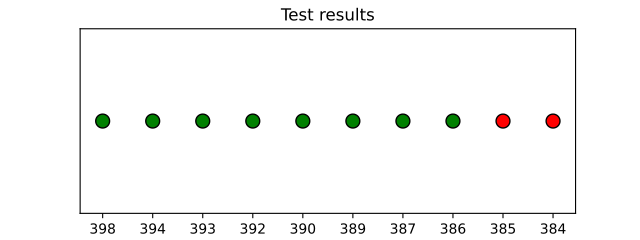

Python code for this plot:
import matplotlib.pyplot as plt

test_results = {398: 'PASSED', 394: 'PASSED', 393: 'PASSED', 392: 'PASSED', 390: 'PASSED', 389: 'PASSED', 387: 'PASSED', 386: 'PASSED', 385: 'FAILED', 384: 'FAILED'}

colors = {"FAILED": "red", "PASSED": "green", "SKIPPED": "yellow"}

plt.figure(figsize=(6.4, 2.4))

for i, result in enumerate(test_results.values()):
    plt.scatter(i, 0, c=colors[result], s=100, edgecolors='black')

plt.xticks(range(len(test_results)), test_results.keys())
plt.gca().axes.get_yaxis().set_visible(False)
plt.title("Test results")
plt.show()
